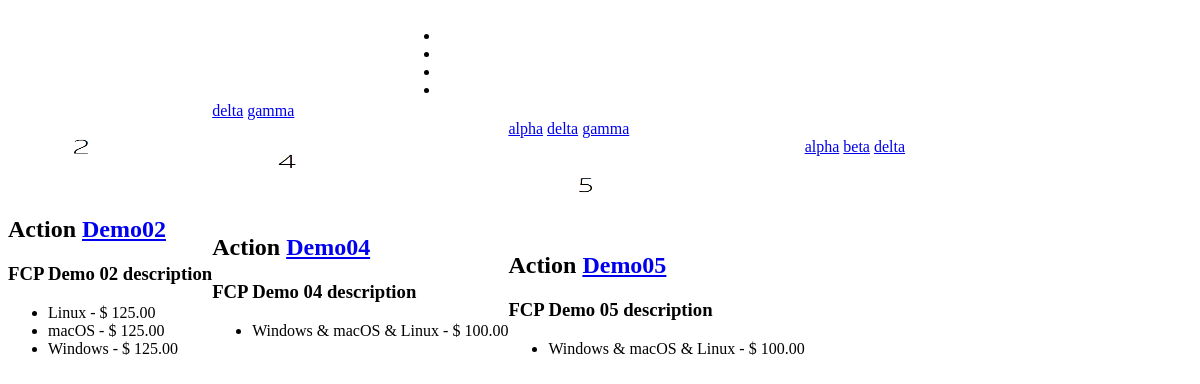
/tags/view/delta/, run on the app's committed database.
### games/models.py (models this page shows, shortened)
class Game(models.Model):
	ACTION = 'AC'
	ADVENTURE = 'AD'
	RACING = 'RA'
	RPG = 'RP'
	SIMULATION = 'SI'
	SPORTS = 'SP'
	STRATEGY = 'ST'
	GALGAME = 'GG'
	GENRES = (
		(ACTION, 'Action'),
		(ADVENTURE, 'Adventure'),
		(RACING, 'Racing'),
		(RPG, 'RPG'),
		(SIMULATION, 'Simulation'),
		(SPORTS, 'Sports'),
		(STRATEGY, 'Strategy'),
		(GALGAME, 'GalGame')
	)
	genre = models.CharField(max_length=2, choices=GENRES)
	title = models.CharField(max_length=100, unique=True)
	description = models.CharField(max_length=100)
	detail = models.TextField()
	thumbnail = models.ImageField(upload_to='images/thumbnails')
	cover = models.ImageField(upload_to='images/covers')
	date_published = models.DateField(default = datetime.datetime.now, blank = True)

class Item(models.Model):
	LINUX = 'L'
	MACOS = 'M'
	WINDOWS = 'W'
	WINDOWSandMACOS = 'W&M'
	WINDOWSandLINUX = 'W&L'
	MACOSandLINUX = 'M&L'
	WINDOWSandMACOSandLINUX = 'W&M&L'
	PLATFORMS = (
		(LINUX, 'Linux'),
		(MACOS, 'macOS'),
		(WINDOWS, 'Windows'),
		(WINDOWSandMACOS, 'Windows & macOS'),
		(WINDOWSandLINUX, 'Windows & Linux'),
		(MACOSandLINUX, 'macOS & Linux'),
		(WINDOWSandMACOSandLINUX, 'Windows & macOS & Linux'),
	)
	platform = models.CharField(max_length=5, choices=PLATFORMS)
	game = models.ForeignKey(Game, on_delete=models.CASCADE, related_name='items')
	price = models.DecimalField(max_digits=10, decimal_places=2)
	class Meta:
		unique_together = ["game", "platform"]

### tags/models.py (models this page shows, shortened)
class Tag(models.Model):
	label = models.TextField(max_length=100)
	objects = TagManager()

### tags/views.py (the view)
# urls.py: url(r'^view/(?P<label>\w+.*)/$', views.view_games_by_tag, name = 'view_games_by_tag'),
def view_games_by_tag(request, label):
    tag = Tag.objects.get(label=label)
    games = Tag.objects.get_games_by_tag(tag)
    context = {'games': games}
    return render(request, 'tags/view_games_by_tag.html', context)

### tags/models.py (called while the page is built)
	def get_games_by_tag(self, tag, order = 'Arbitrary'):
		tag_items = TagItem.objects.filter(tag = tag)
		games = set()
		for tag_item in tag_items:
			games.add(tag_item.game)
		games = list(games)
		return games

### tags/templates/tags/view_games_by_tag.html (shortened to what this page needs)
{% load static %}
<!doctype html>
<html>
  <head>
    <link href="//cdn.muicss.com/mui-0.9.15/css/mui.min.css" rel="stylesheet" type="text/css" />
    <link href="{% static "/tags/view_game.css" %}" rel = "stylesheet" type = "text/css"/>
	  </head>
	  <body>
	  <header class="mui-appbar mui--z1">
      <div class="mui-container">
        <table width="100%">
          <tr class="mui--appbar-height">
            <td class="mui--text-title"><a style = “color:white;" href="/">FUME</a></td>
            <td align="left">
              <ul class="mui-list--inline mui--text-body2">
                {% if user.is_authenticated %}
                <li><a href="{% url 'member:logout' %}">Log Out</a></li>
                <li><a href="{% url 'games:purchased' %}">Games purchased</a></li>
                {% else %}
                <li><a href="{% url 'member:signup' %}">Sign Up</a></li>
                <li><a href="{% url 'member:login' %}">Log In</a></li>
                {% endif %}
                <li><a href="{% url 'games:genres' %}">Genres</a></li>
                <li><a href = "{% url 'tags:view_all_tags'%}">Tags</a></li>
              </ul>
            </td>
          </tr>
        </table>
      </div>
    </header>
	  <div class="mui-container">
	  <div class = "mui-panel">
      {% for game in games %}
    <div class = "mui-panel">
        <div style = "float:left">
        <img src="{{ game.thumbnail.url }}" height="90" width="160">
        <h2><b>{{ game.get_genre_display }}</b> <a href="{% url 'games:game' game.id %}">{{ game.title }}</a></h2>
        <h3>{{ game.description }}</h3>
        <ul>
            {% for item in game.items.all %}
                <li>{{ item.get_platform_display }} - $ {{ item.price }}</li>
            {% endfor %}
        </ul>
        </div>
        <div>
        {% regroup game.tag_items.all|dictsort:'tag.label' by tag.label as tags %}
        {% for tag in tags %}
        <li class = "tagli" style = "display:inline">
            <a class="tagButton purchaseButton mui-btn mui-btn--primary mui-btn--raised" href="{% url 'tags:view_games_by_tag' tag.grouper %}">{{ tag.grouper }}</a></li>
        {% endfor %}
        </div>
    </div>
    {% endfor %}
		</div>
	</div>
	</body>

### tags/static/tags/view_game.css (style rules this page uses)
html, body { height: 100%; }
html, body, input, textarea, button { -webkit-font-smoothing: antialiased; -moz-osx-font-smoothing: grayscale; text-shadow: 1px 1px 1px rgba(0, 0, 0, 0.004); }
header { top: 0; right: 0; left: 0; z-index: 2; }
header ul.mui-list--inline { margin-bottom: 0; }
header a { color: white; }

### data on the page
Game: thumbnail (picture), genre "Action", title "Demo02", description "FCP Demo 02 description"
Item: platform "Linux", price "125.00"
Item: platform "macOS", price "125.00"
Item: platform "Windows", price "125.00"
Tag: grouper "delta" "delta" "delta"
Tag: grouper "gamma" "gamma"
Game: thumbnail (picture), genre "Action", title "Demo04", description "FCP Demo 04 description"
Item: platform "Windows & macOS & Linux", price "100.00"
Tag: grouper "alpha" "alpha"
Game: thumbnail (picture), genre "Action", title "Demo05", description "FCP Demo 05 description"
Item: platform "Windows & macOS & Linux", price "100.00"
Tag: grouper "beta"
